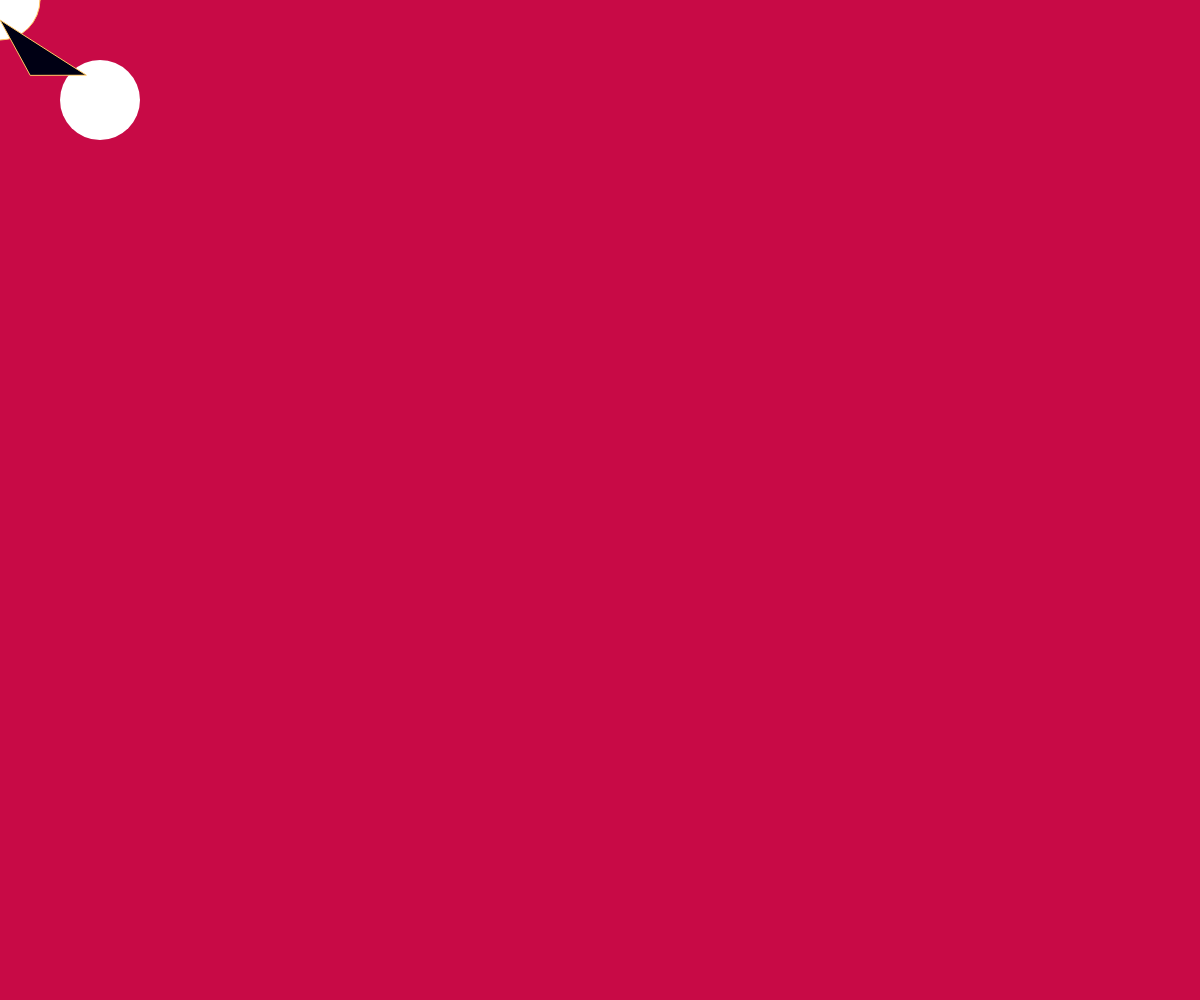
Frame 1 (no input)
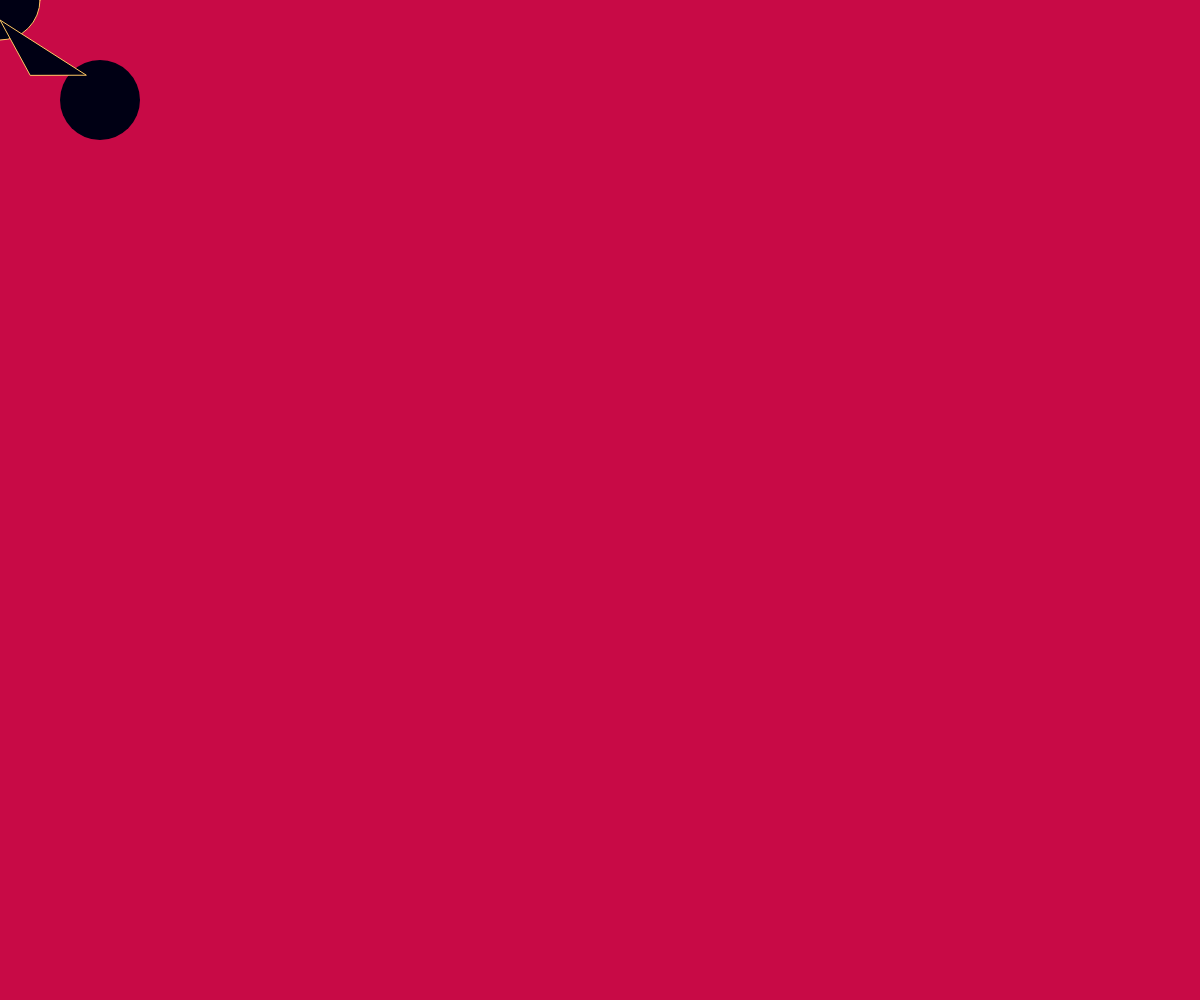
Frame 60 (no input)
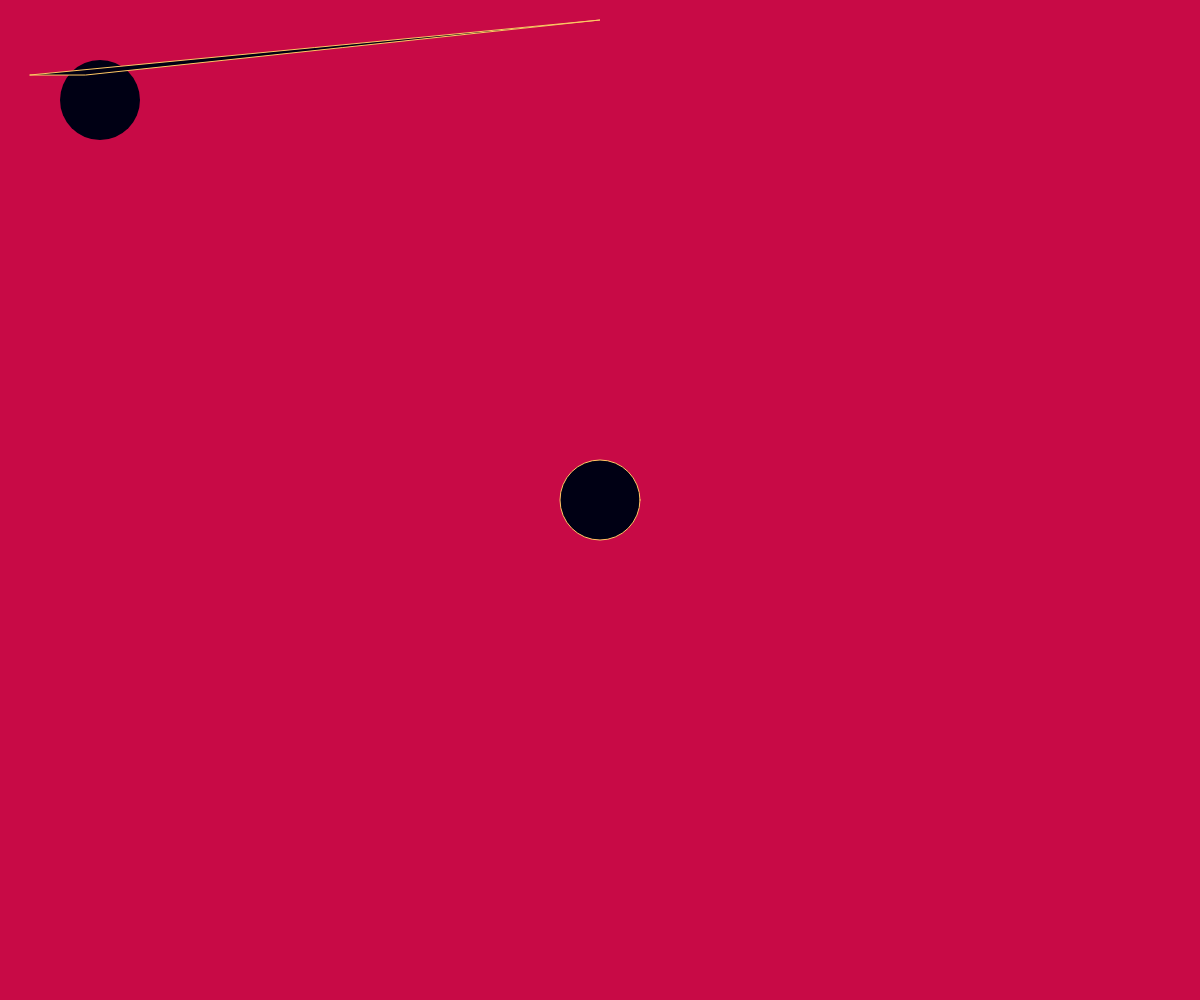
Frame 120 (the mouse pressed at the canvas centre since frame 60)

The p5.js sketch that drew these frames (run headless with seeded random() and noise() and a simulated clock; from frame 60 on, the mouse is pressed at the canvas centre):

// p5.js sketch
// ── sketch.js
function setup() {
  createCanvas(windowWidth, windowHeight);

}

function draw() {
  background(200, 10, 70);
  // fill(0);
  noStroke();
  ellipse(100, 100, 80, 80);

  stroke(255, 200, 100);
  ellipse(mouseX, mouseY, 80, 80);
  fill(0,0,20);
  triangle(30, 75, mouseX, 20, 86, 75);
}
